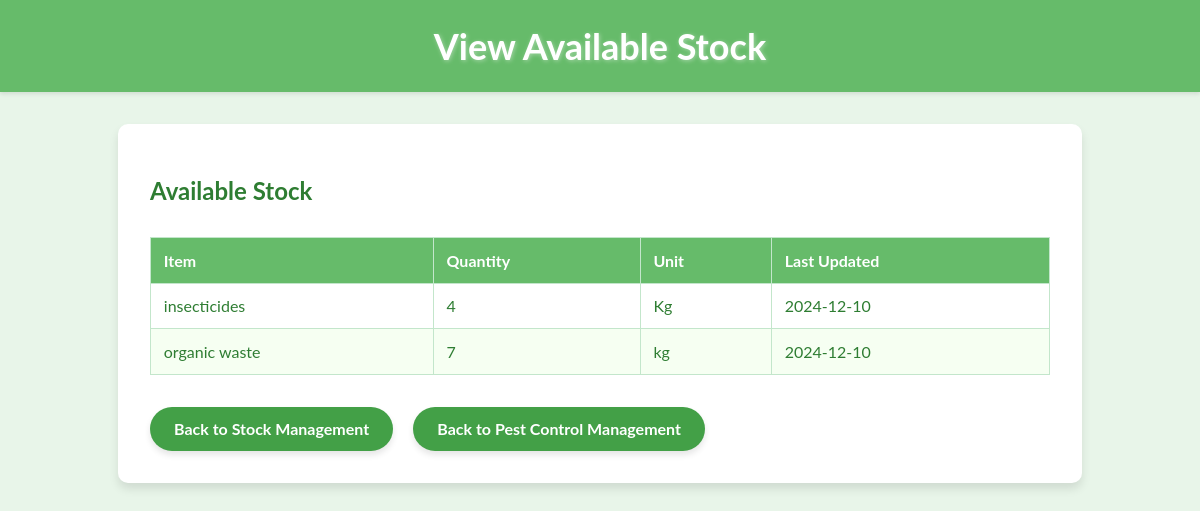
The page /pest_control_management/view_stock.php on the database as committed earlier.
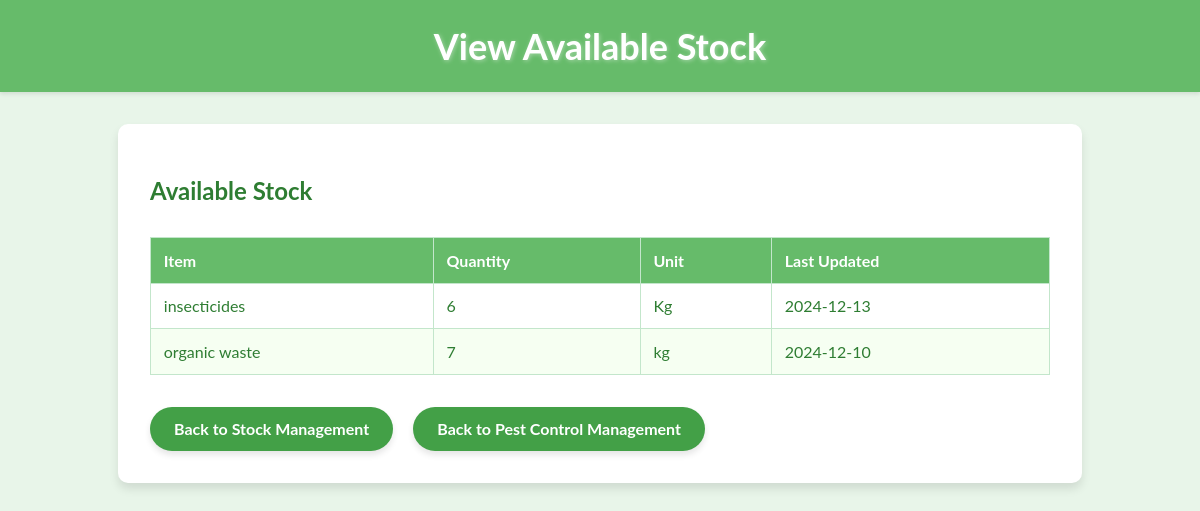
The same page on the database as committed later.
### tables this page shows
CREATE TABLE `stock_management` (
  `id` int NOT NULL,
  `item_name` varchar(100) NOT NULL,
  `quantity` int NOT NULL,
  `unit` varchar(50) DEFAULT NULL,
  `last_updated` date NOT NULL
);

### pest_control_management/view_stock.php (the view, shortened to what this page needs)
<?php
include 'db.php';
$stock = $pdo->query("SELECT * FROM stock_management ORDER BY item_name ASC")->fetchAll(PDO::FETCH_ASSOC);
?>
<!DOCTYPE html>
<html lang="en">
<head>
</head>
<body>
    <header>
        <h1>View Available Stock</h1>
    </header>
    <main>
        <h2>Available Stock</h2>
        <?php if (count($stock) > 0): ?>
            <table>
                <thead>
                    <tr>
                        <th>Item</th>
                        <th>Quantity</th>
                        <th>Unit</th>
                        <th>Last Updated</th>
                    </tr>
                </thead>
                <tbody>
                    <?php foreach ($stock as $item): ?>
                    <tr>
                        <td><?= htmlspecialchars($item['item_name']) ?></td>
                        <td><?= htmlspecialchars($item['quantity']) ?></td>
                        <td><?= htmlspecialchars($item['unit']) ?></td>
                        <td><?= htmlspecialchars($item['last_updated']) ?></td>
                    </tr>
                    <?php endforeach; ?>
                </tbody>
            </table>
        <?php else: ?>
            <p>No stock records available.</p>
        <?php endif; ?>
        <div class="button-container">
            <a href="stock_management.php" class="back-link">Back to Stock Management</a>
            <a href="index.php" class="back-link">Back to Pest Control Management</a>
        </div>
    </main>
</body>
</html>

Rows that differ between the two databases and show on the page:
changed stock_management "insecticides": quantity "4" → "6"; last_updated "2024-12-10" → "2024-12-13"
